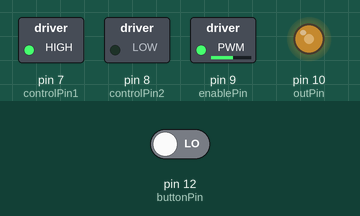
This sketch was run on a simulated Arduino Uno, built with avr-gcc and run on an emulated ATmega328P. On the bench: switched loads named in the sketch (green lamp = pin HIGH), output pins drawn as LEDs (lit = HIGH). Inputs (shaded band) come from the test bench; at power-on: pin 12 (buttonPin) LOW.

Above: at 13.25 s.
13.3 s: pin 12 (buttonPin) driven HIGH
At 14.35 s:
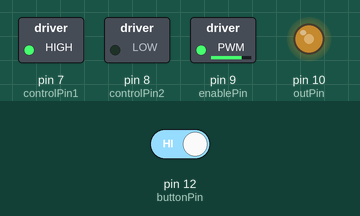
At 18.65 s:
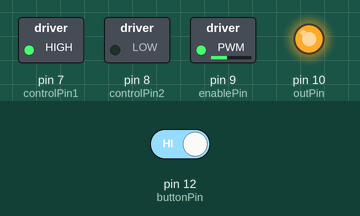
20.2 s: pin 12 (buttonPin) driven LOW
At 29.0 s:
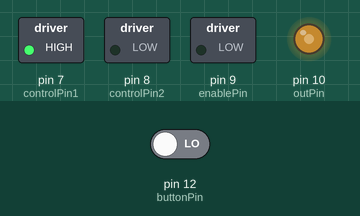
Timing chart, 0 to 33.1 s (numbered marks = the images above; inputs shaded):
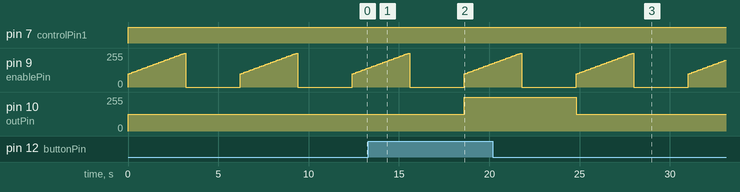

Measured:
- after the input at 13.3 s, pin 10 (outPin): 127/255 → 255/255 after 5.3 s
- after the input at 20.2 s, pin 10 (outPin): 255/255 → 127/255 after 4.6 s
- by itself, pin 9 (enablePin): ramps from 0/255 to 255/255 and jumps back, once every 6.2 s

The sketch:

DC-motor.ino
```cpp
int outPin = 10;
int buttonPin = 12;
const int controlPin1 = 7;
const int controlPin2 = 8;
const int enablePin = 9;


void setup() {
  pinMode(outPin, OUTPUT);
  pinMode(buttonPin, INPUT);
  pinMode(controlPin1, OUTPUT);
  pinMode(controlPin2, OUTPUT);
  pinMode(enablePin, OUTPUT);
}

void loop() {
  if(digitalRead(buttonPin) == 1)
    analogWrite(outPin, 255);
  else
    analogWrite(outPin, 127);

  digitalWrite(controlPin1, HIGH);
  digitalWrite(controlPin2, LOW);
  for(int v = 100; v<=255; v+=5){
    analogWrite(enablePin, v);
    delay(100);
  }
  analogWrite(enablePin, 0);
  delay(3000);

}
```
